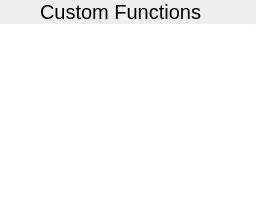
      <widget class="QWidget" name="page_2">
       <layout class="QVBoxLayout" name="verticalLayout">
        <property name="spacing">
         <number>0</number>
        </property>
        <property name="leftMargin">
         <number>0</number>
        </property>
        <property name="topMargin">
         <number>0</number>
        </property>
        <property name="rightMargin">
         <number>0</number>
        </property>
        <property name="bottomMargin">
         <number>0</number>
        </property>
        <item>
         <layout class="QHBoxLayout" name="horizontalLayout_3">
          <property name="spacing">
           <number>0</number>
          </property>
          <item>
           <widget class="QPushButton" name="backButton">
            <property name="sizePolicy">
             <sizepolicy hsizetype="Preferred" vsizetype="Preferred">
              <horstretch>0</horstretch>
              <verstretch>0</verstretch>
             </sizepolicy>
            </property>
            <property name="text">
             <string/>
            </property>
            <property name="icon">
             <iconset theme="go-previous">
              <normaloff>.</normaloff>.</iconset>
            </property>
            <property name="flat">
             <bool>true</bool>
            </property>
           </widget>
          </item>
          <item>
           <widget class="QLabel" name="label">
            <property name="sizePolicy">
             <sizepolicy hsizetype="Expanding" vsizetype="Preferred">
              <horstretch>0</horstretch>
              <verstretch>0</verstretch>
             </sizepolicy>
            </property>
            <property name="font">
             <font>
              <pointsize>15</pointsize>
             </font>
            </property>
            <property name="text">
             <string>Custom Functions</string>
            </property>
            <property name="margin">
             <number>9</number>
            </property>
           </widget>
          </item>
          <item>
           <widget class="QPushButton" name="addCustomFunction">
            <property name="sizePolicy">
             <sizepolicy hsizetype="Preferred" vsizetype="Preferred">
              <horstretch>0</horstretch>
              <verstretch>0</verstretch>
             </sizepolicy>
            </property>
            <property name="text">
             <string/>
            </property>
            <property name="icon">
             <iconset theme="list-add"/>
            </property>
            <property name="flat">
             <bool>true</bool>
            </property>
           </widget>
          </item>
         </layout>
        </item>
        <item>
         <widget class="Line" name="line">
          <property name="maximumSize">
           <size>
            <width>16777215</width>
            <height>1</height>
           </size>
          </property>
          <property name="orientation">
           <enum>Qt::Horizontal</enum>
          </property>
         </widget>
        </item>
        <item>
         <widget class="QListWidget" name="customFunctionsList">
          <property name="frameShape">
           <enum>QFrame::NoFrame</enum>
          </property>
         </widget>
        </item>
       </layout>
      </widget>
